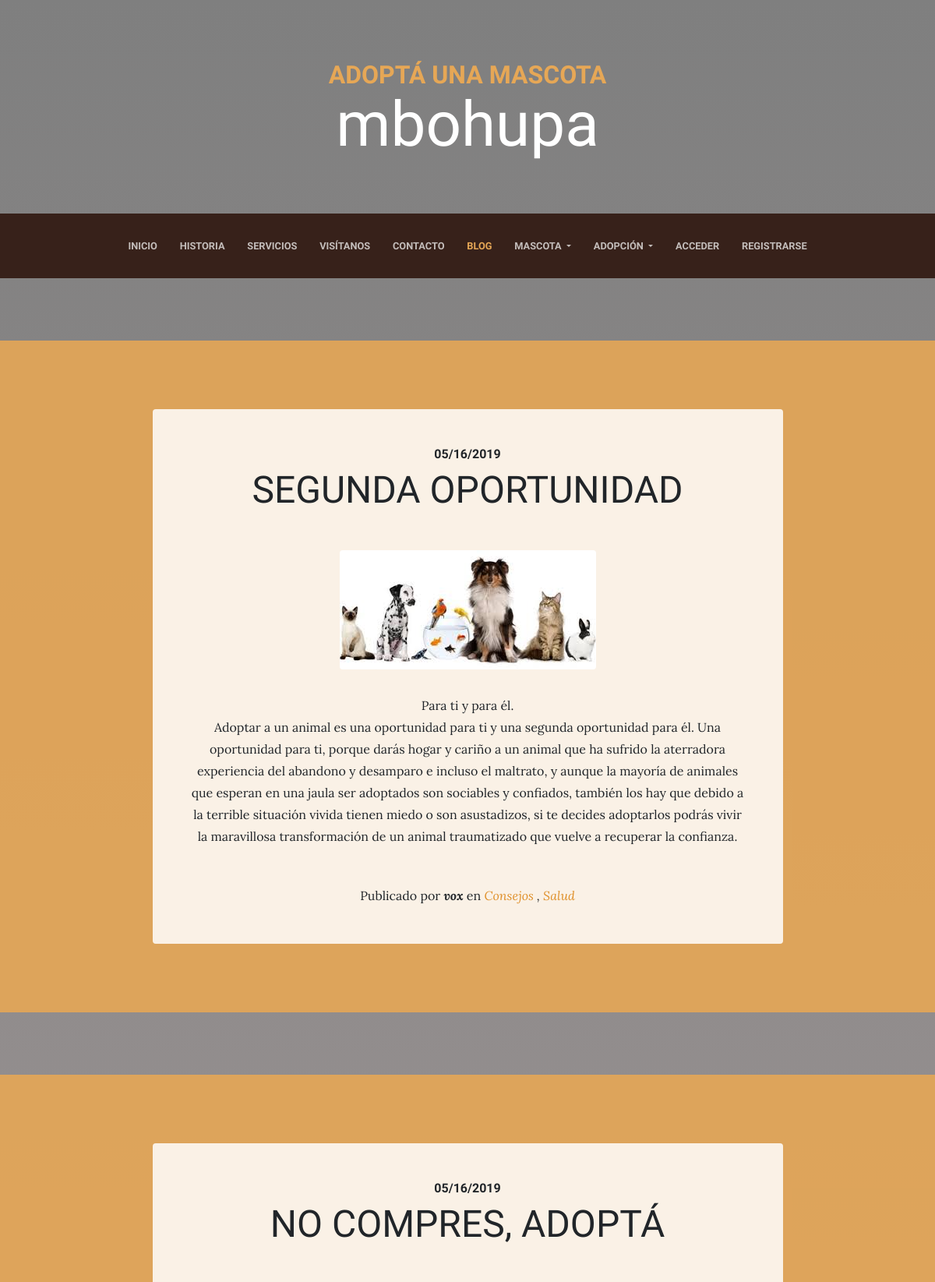
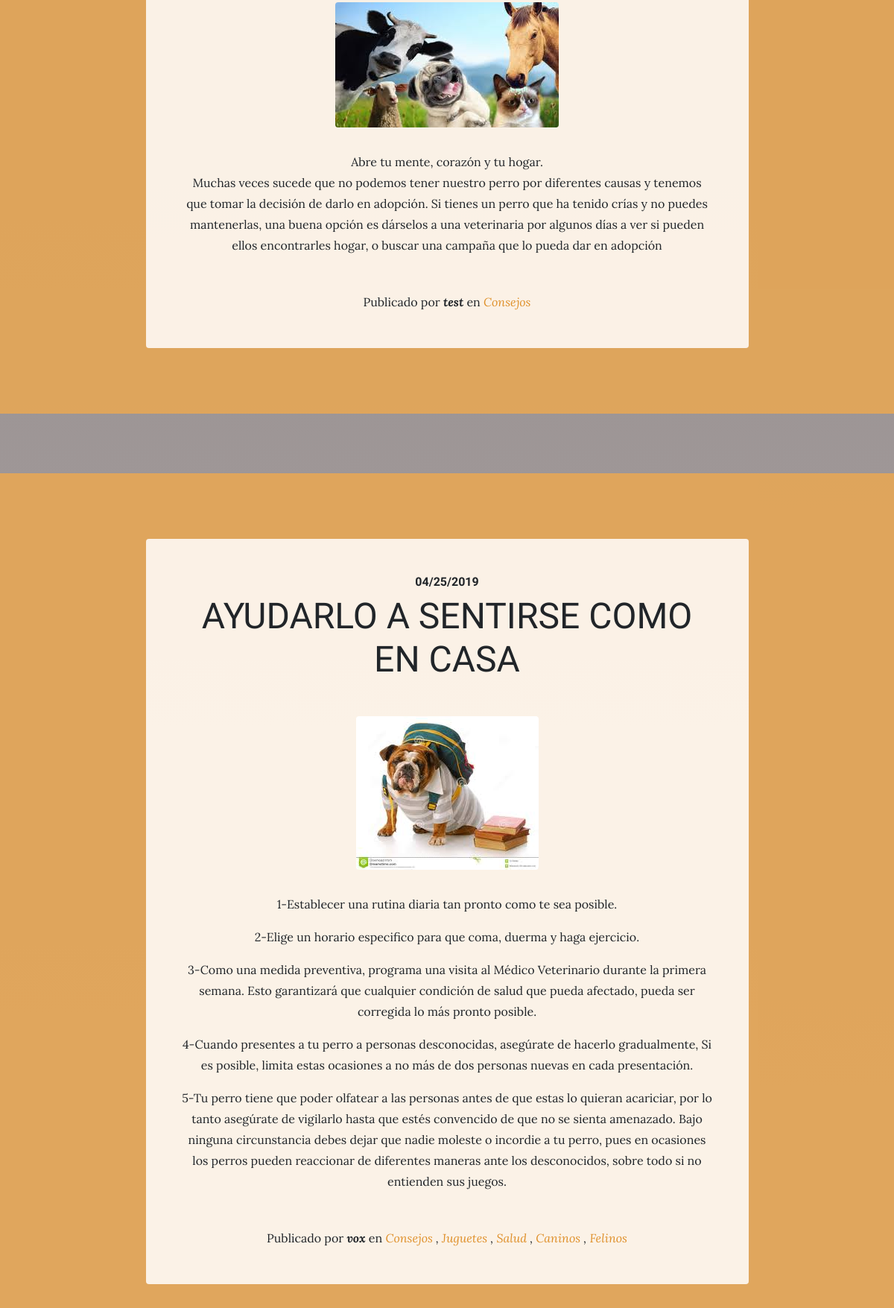
The app's page /blog/category/6/ (upper part) with its own data (2 pictures, top to bottom).
### blog/models.py (models this page shows, shortened)
class Post(models.Model):
    title = models.CharField(max_length=200, verbose_name="Título")
    content = models.TextField(verbose_name="Contenido")
    published = models.DateTimeField(verbose_name="Fecha de publicación", default=now)
    image = models.ImageField(verbose_name="Imagen", upload_to="blog", null=True, blank=True)
    author = models.ForeignKey(User, verbose_name="Autor", on_delete=models.CASCADE)
    categories = models.ManyToManyField(Category, verbose_name="Categorías", related_name="get_posts")
    created = models.DateTimeField(auto_now_add=True, verbose_name="Fecha de creación")
    updated = models.DateTimeField(auto_now=True, verbose_name="Fecha de edición")
    class Meta:
        verbose_name = "entrada"
        verbose_name_plural = "entradas"
        ordering = ['-created']

class Category(models.Model):
    name = models.CharField(max_length=100, verbose_name="Nombre")
    created = models.DateTimeField(auto_now_add=True, verbose_name="Fecha de creación")
    updated = models.DateTimeField(auto_now=True, verbose_name="Fecha de edición")
    class Meta:
        verbose_name = "categoría"
        verbose_name_plural = "categorías"
        ordering = ['-created']

### blog/views.py (the view)
# urls.py: path('category/<int:category_id>/', views.category, name="category"),
def category(request, category_id):
    category = get_object_or_404(Category, id=category_id)
    return render(request, "blog/category.html", {'category':category})

### pages/templatetags/pages_extras.py (called while the page is built)
@register.simple_tag
def get_page_list():
    pages = Page.objects.all()
    return pages

### social/processors.py (called while the page is built)
def ctx_dict(request):
    ctx = {}
    links = Link.objects.all()
    for link in links:
        ctx[link.key] = link.url
    return ctx

### blog/templates/blog/category.html (shortened to what this page needs)
{% extends 'core/base.html' %}
{% load static %}
{% block content %}
  {% for post in category.get_posts.all %}
    <section class="page-section cta">
      <div class="container">
        <div class="row">
          <div class="col-xl-9 mx-auto">
            <div class="cta-innerv text-center rounded">
              <h2 class="section-heading mb-5">
                <span class="section-heading-upper">{{post.published|date:"SHORT_DATE_FORMAT"}}</span>
                <span class="section-heading-lower">{{post.title}}</span>
              </h2>
              <p class="mb-0">
                <img class="mx-auto d-flex rounded img-fluid mb-3 mb-lg-0" src="{{post.image.url}}" alt="">
              </p>
              <p class="mb-0 mbt" style="text-align: justify">{{post.content|linebreaks}}</p>
              <p class="mb-0 mbt">
                <span class="section-heading-under">Publicado por <em><b>{{post.author}}</b></em> en
                  <em>
                   {% for category in post.categories.all %}
                    <a href="{% url 'category' category.id %}" class="link">{{category.name}}</a>
                    {% if not forloop.last %},{% endif %}
                   {% endfor %}
                  </em>
                </span>
              </p>
            </div>
          </div>
        </div>
      </div>
    </section>
  {% endfor %}
{% endblock %}

### core/static/core/css/business-casual.css (style rules this page uses)
body { font-family: 'Lora'; background: linear-gradient(rgba(47, 23, 15, 0.65), rgba(47, 23, 15, 0.65)), url("../img/bg.jpg"); background-attachment: fixed; background-position: center; background-size: cover; }
h1, h2, h3, h4, h5, h6 { font-family: 'Raleway'; }
p { line-height: 1.75; }
.page-section { margin-top: 5rem; margin-bottom: 5rem; }
.section-heading { text-transform: uppercase; }
.section-heading .section-heading-upper { display: block; font-size: 1rem; font-weight: 800; padding-bottom:.5rem; }
.section-heading .section-heading-lower { display: block; font-size: 3rem; font-weight: 100; }
.cta { padding-top: 5rem; padding-bottom: 5rem; background-color: rgba(230, 167, 86, 0.9); }
.cta .cta-innerv { position: relative; padding: 3rem; margin: 0.5rem; background-color: rgba(255, 255, 255, 0.85); }
.mbt { padding-top: 2rem; }
a.link { color: #df902a; }

### core/static/core/css/estilos.css (style rules this page uses)
body { font-family: 'Lora'; background:linear-gradient(rgba(0, 0, 0, 0.5), rgb(179, 166, 166)); background-attachment: fixed; background-position: center; background-size: cover; }

### records on screen
Post: published "05/16/2019", title "SEGUNDA OPORTUNIDAD", image (picture), content "Para ti y para él. Adoptar a un animal es una oportunidad para ti y una segunda oportunidad para él. Una oportunidad para ti, porque darás hogar y cariño a un animal que ha sufrido la aterradora experiencia del abandono y desamparo e incluso el maltrato, y aunque la mayoría de animales que esperan en una jaula ser adoptados son sociables y confiados, también los hay que debido a la terrible situación vivida tienen miedo o son asustadizos, si te decides adoptarlos podrás vivir la maravillosa transformación de un animal traumatizado que vuelve a recuperar la confianza.", author "vox"
Category: name "Consejos"
Category: name "Salud"
Post: published "05/16/2019", title "NO COMPRES, ADOPTÁ", image (picture), content "Abre tu mente, corazón y tu hogar. Muchas veces sucede que no podemos tener nuestro perro por diferentes causas y tenemos que tomar la decisión de darlo en adopción. Si tienes un perro que ha tenido crías y no puedes mantenerlas, una buena opción es dárselos a una veterinaria por algunos días a ver si pueden ellos encontrarles hogar, o buscar una campaña que lo pueda dar en adopción", author "test"
Post: published "04/25/2019", title "AYUDARLO A SENTIRSE COMO EN CASA", image (picture), content "1-Establecer una rutina diaria tan pronto como te sea posible. 2-Elige un horario especifico para que coma, duerma y haga ejercicio. 3-Como una medida preventiva, programa una visita al Médico Veterinario durante la primera semana. Esto garantizará que cualquier condición de salud que pueda afectado, pueda ser corregida lo más pronto posible. 4-Cuando presentes a tu perro a personas desconocidas, asegúrate de hacerlo gradualmente, Si es posible, limita estas ocasiones a no más de dos personas nuevas en cada presentación. 5-Tu perro tiene que poder olfatear a las personas antes de que estas lo quieran acariciar, por lo tanto asegúrate de vigilarlo hasta que estés convencido de que no se…", author "vox"
Category: name "Juguetes"
Category: name "Caninos"
Category: name "Felinos"
